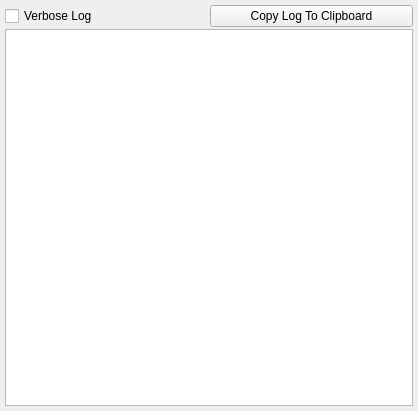
<?xml version="1.0" encoding="UTF-8"?>
<ui version="4.0">
 <class>LogWidgetClass</class>
 <widget class="QWidget" name="LogWidgetClass">
  <property name="geometry">
   <rect>
    <x>0</x>
    <y>0</y>
    <width>418</width>
    <height>411</height>
   </rect>
  </property>
  <property name="sizePolicy">
   <sizepolicy hsizetype="Expanding" vsizetype="Expanding">
    <horstretch>0</horstretch>
    <verstretch>0</verstretch>
   </sizepolicy>
  </property>
  <property name="windowTitle">
   <string>Log Widget</string>
  </property>
  <layout class="QVBoxLayout" name="verticalLayout">
   <property name="spacing">
    <number>2</number>
   </property>
   <property name="leftMargin">
    <number>5</number>
   </property>
   <property name="topMargin">
    <number>5</number>
   </property>
   <property name="rightMargin">
    <number>5</number>
   </property>
   <property name="bottomMargin">
    <number>5</number>
   </property>
   <item>
    <layout class="QHBoxLayout" name="horizontalLayout">
     <item>
      <widget class="QCheckBox" name="m_VerboseCheckBox">
       <property name="text">
        <string>Verbose Log</string>
       </property>
      </widget>
     </item>
     <item>
      <widget class="QPushButton" name="m_CopyToClipboardButton">
       <property name="text">
        <string>Copy Log To Clipboard</string>
       </property>
      </widget>
     </item>
    </layout>
   </item>
   <item>
    <widget class="QPlainTextEdit" name="m_LogPlainTextEdit"/>
   </item>
  </layout>
 </widget>
 <resources/>
 <connections/>
</ui>
